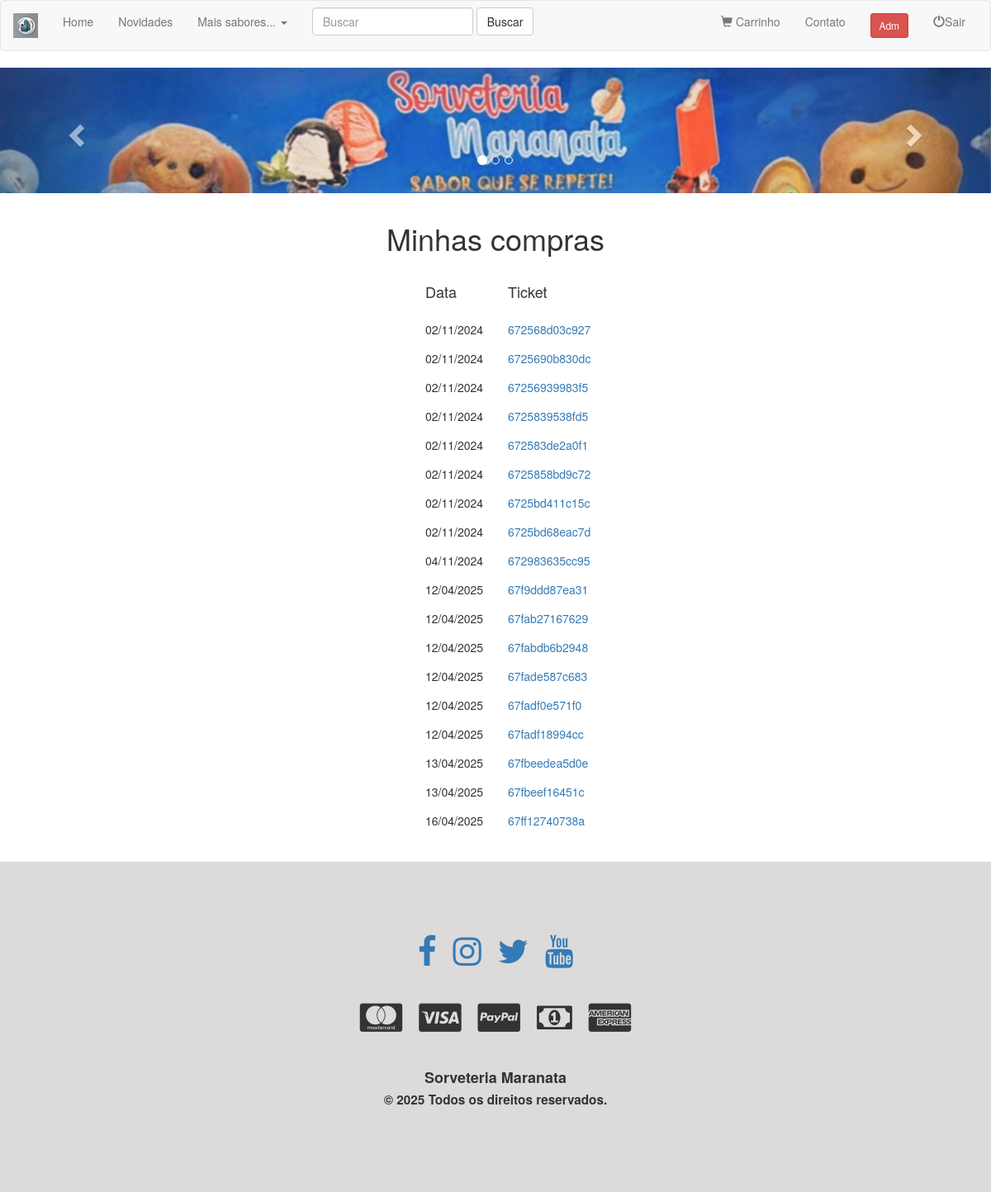
Page /areaUser.php (signed in) on the committed database.
### tables this page shows
CREATE TABLE `vendas` (
  `id_venda` int NOT NULL,
  `ticket` varchar(15) NOT NULL,
  `id_comprador` int NOT NULL,
  `id_produto` int NOT NULL,
  `quantidade` int NOT NULL,
  `data` date NOT NULL,
  `valor` decimal(15,2) NOT NULL
);

### areaUser.php (the view, shortened to what this page needs)
<!doctype html>
<html lang="pt-br">
<head>
	<link rel="stylesheet" href="https://maxcdn.bootstrapcdn.com/bootstrap/3.3.7/css/bootstrap.min.css">
	<link rel="stylesheet" href="https://maxcdn.bootstrapcdn.com/font-awesome/4.7.0/css/font-awesome.min.css">
</head>
<body>
	<?php
	include 'conexao.php';
	include 'nav.php';
	$id_user = $_SESSION['id'];
	$consultaVenda = $conexao->query("SELECT * FROM vendas
	WHERE id_comprador='$id_user' GROUP BY ticket");
	?>
<div class="container-fluid">
	<div class="row" style="margin-block-start: 15px;">
	<h1 class="text-center">Minhas compras</h1>
    </div>
	<div class="row" style="margin-block-start: 15px;">
		<div class="col-sm-1 col-sm-offset-5"><h4>Data</h4></div>
		<div class="col-sm-2"><h4>Ticket</h4></div>
	</div>
	<?php
	while ($exibeVenda=$consultaVenda->fetch(PDO::FETCH_ASSOC)){
		?>
<div class="row" style="margin-block-start: 15px;">
		<div class="col-sm-1 col-sm-offset-5"><?php echo date('d/m/Y',strtotime($exibeVenda['data']))
		; ?> </div>
		<div class="col-sm-2"><a href="ticket.php?ticket=<?php echo $exibeVenda['ticket'];?>">
		<?php echo $exibeVenda['ticket']; ?></a></div>
	</div>
	<?php } ?>
</div>
</body>
</html>

### rows in the picture
vendas: data "02/11/2024", ticket "672568d03c927"
vendas: data "02/11/2024", ticket "6725690b830dc"
vendas: data "02/11/2024", ticket "67256939983f5"
vendas: data "02/11/2024", ticket "6725839538fd5"
vendas: data "02/11/2024", ticket "672583de2a0f1"
vendas: data "02/11/2024", ticket "6725858bd9c72"
vendas: data "02/11/2024", ticket "6725bd411c15c"
vendas: data "02/11/2024", ticket "6725bd68eac7d"
vendas: data "04/11/2024", ticket "672983635cc95"
vendas: data "12/04/2025", ticket "67f9ddd87ea31"
vendas: data "12/04/2025", ticket "67fab27167629"
vendas: data "12/04/2025", ticket "67fabdb6b2948"
vendas: data "12/04/2025", ticket "67fade587c683"
vendas: data "12/04/2025", ticket "67fadf0e571f0"
vendas: data "12/04/2025", ticket "67fadf18994cc"
vendas: data "13/04/2025", ticket "67fbeedea5d0e"
vendas: data "13/04/2025", ticket "67fbeef16451c"
vendas: data "16/04/2025", ticket "67ff12740738a"
